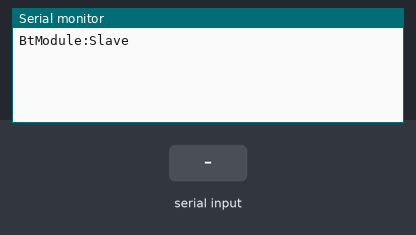
Recording of a sketch running on a simulated Arduino Mega 2560, built with avr-gcc and run on an emulated ATmega2560. On the bench: the last lines printed to the serial monitor. The inputs (shaded band) are chosen by the test bench.

Above: at 1.2 s.
1.3 s: "1" received over the second serial link
At 1.8 s:
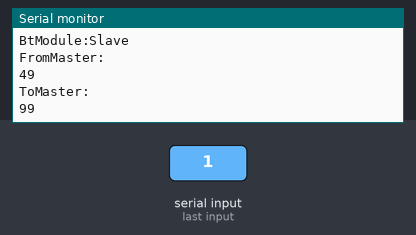
3.0 s: "0" received over the second serial link
At 4.2 s:
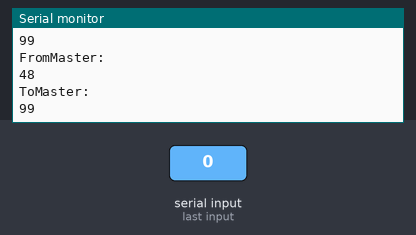
4.5 s: "2" received over the second serial link
At 5.4 s:
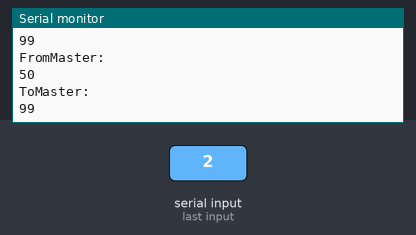
Timing chart, 0 to 7.5 s (numbered marks = the images above; inputs shaded):
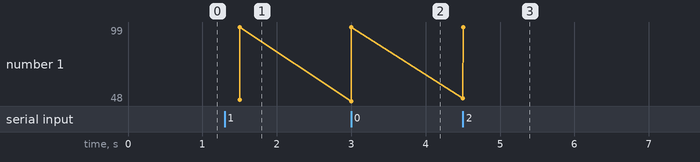

Measured:
- after the input at 1.3 s, the serial monitor: prints a new line after 0.20 s (image 1)
- after the input at 3.0 s, the serial monitor: prints a new line at once (image 2)
- after the input at 4.5 s, the serial monitor: prints a new line at once (image 3)

The sketch:

slave_mega2560.ino
```cpp
int nCounter = 0;

// initialization
void setup()
{
  // put your setup code here, to run once:
  // setting the serial port between the arduino and the computer
  Serial.begin(115200);

  // setting the serial port between the arduino and the bluetooth module
  Serial1.begin(115200);

  // for debugging
  Serial.println("BtModule:Slave");
}

// recursive loop
void loop()
{
  // put your main code here, to run repeatedly:
  if (Serial1.available())
  {
    // receiving the data from the master
    byte byteData = Serial1.read();

    // for debugging
    Serial.print("FromMaster:\n");
    Serial.println(byteData);

    // sending the ack to the master
    int btAck = 99;
    Serial1.write(btAck);

    // for debugging
    Serial.print("ToMaster:\n");
    Serial.println(btAck);
  }

  delay(500);
}
```
